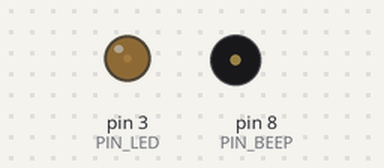
The sketch below on a simulated Arduino Uno, built with avr-gcc and run on an emulated ATmega328P. Shown: output pins drawn as LEDs (lit = HIGH), buzzer (waves = sounding, pin HIGH).

Above: at 0.05 s.
At 0.3 s:
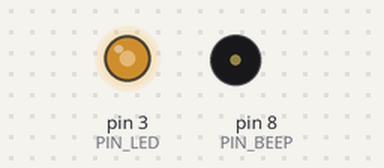
At 0.55 s:
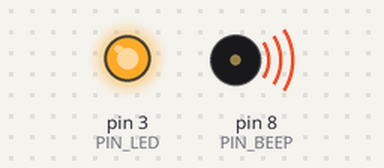
At 0.95 s:
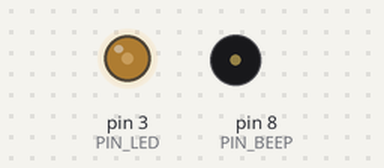
Timing chart, 0 to 3.0 s (numbered marks = the images above):
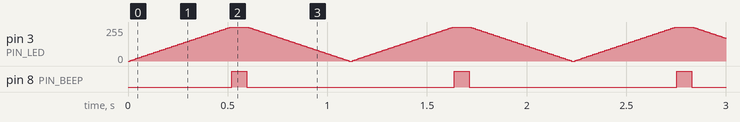

Measured:
- by itself, pin 8 (PIN_BEEP): alternates HIGH for 0.08 s and LOW for 1.0 s

The sketch:

BeeperWithLed.ino
```cpp
const int PIN_LED    = 3;
const int PIN_BEEP   = 8;

const int FADE_STEP  = 5;

const int DELAY_BEEP = 75;
const int DELAY_FADE = 10;

void setup() {
  pinMode(PIN_BEEP, OUTPUT);
}

void beep() {
  digitalWrite(PIN_BEEP, HIGH);
  delay(DELAY_BEEP);
  digitalWrite(PIN_BEEP, LOW);
}

void loop() {
  for (int fadeValue = 0; fadeValue <= 255; fadeValue += FADE_STEP) {
    analogWrite(PIN_LED, fadeValue);
    delay(DELAY_FADE);
  }

  beep();

  for (int fadeValue = 255; fadeValue >= 0; fadeValue -= FADE_STEP) {
    analogWrite(PIN_LED, fadeValue);
    delay(DELAY_FADE);
  }
}
```
